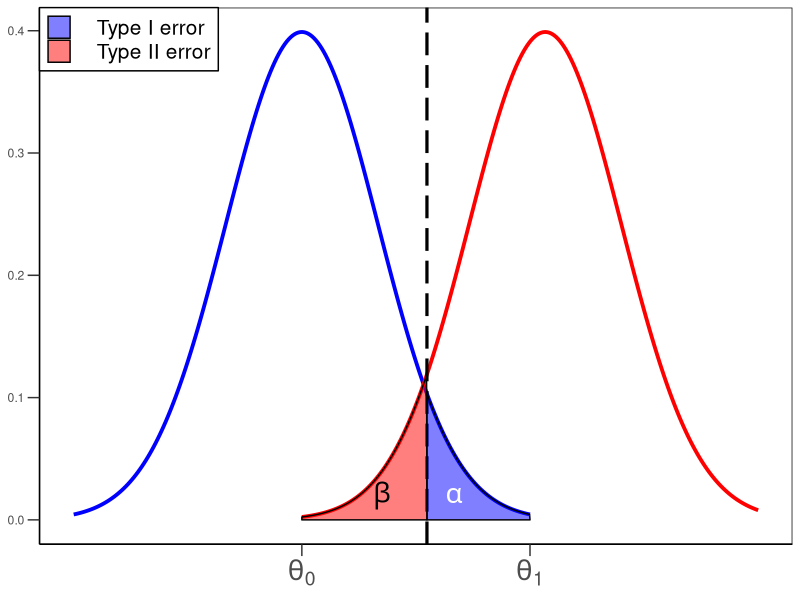

This chart was generated by the following R code:
## Write the R code using ggplot function to recreate the graph from the Lecture 8 notes
library(ggplot2)


x1 = seq(-3, 3, by = 0.01)
y1 = dnorm(x1)
coord.x1 = c(qnorm(0.95), seq(qnorm(0.95), 3, by = 0.01), 3)
coord.y1 = c(0, dnorm(seq(qnorm(0.95), 3, by = 0.01)), 0)

x2 = seq(0, 6, by = 0.01)
y2 = dnorm(x2, mean = 3.2)
coord.x2 = c(0, seq(0, qnorm(0.95), by = 0.01), qnorm(0.95))
coord.y2 = c(0, dnorm(seq(0, qnorm(0.95), by = 0.01), mean = 3.2), 0)

ggplot() + theme_classic() +
  geom_line(aes(x1, y1), col = "blue", lwd = 1.3) +
  geom_line(aes(x2, y2), col = "red", lwd = 1.3) +
  geom_vline(xintercept = qnorm(0.95), linetype = 5, lwd = 1.1) +
  geom_polygon(aes(coord.x1, coord.y1, fill = "   Type I error"), alpha = 0.5, col = 1) +
  geom_polygon(aes(coord.x2, coord.y2, fill = "   Type II error"), alpha = 0.5, col = 1) +
  scale_fill_manual(values = c("blue", "red")) +
  geom_text(aes(1.05, 0.02), label = expression(beta), size = 7) + 
  geom_text(aes(2, 0.02), label = expression(alpha), size = 7, col = "white") +
  theme(panel.border = element_rect(colour = "black", fill=NA), 
        axis.title.x = element_blank(),
        axis.title.y = element_blank(),
        axis.text.x = element_text(size = 20),
        axis.ticks.length = unit(0.3, "cm"),
        legend.justification = c(0, 1),
        legend.position = c(0, 1),
        legend.direction = "vertical",
        legend.title = element_blank(),
        legend.background = element_rect(color = "black"),
        legend.text = element_text(size = 15)) +
  scale_x_continuous(breaks = c(0, 3), labels = c(expression(theta[0]), 
                                                  expression(theta[1])))

## Implement a function that will check if a given positive integer is a prime number.

is.wholenumber <- function(x) {
  if(abs(x - round(x)) < 0.0000001) {
    return(TRUE)
  }
  else {
    return(FALSE)
  }
} 

is.prime = function(x) {
  if (x <= 0 | is.wholenumber(x) == FALSE | abs(x - 1) < 0.000000001) {
    return("Please enter a positive integer (not 1) as parameter.")
  }
  else {
    if(x > 1) {
      y = 1
      for(i in 2:(x-1)) {
        if ((x %% i) == 0) {
          y = 0
          break
        }
      }
    } 
    if(x == 2)    y = 1
    if(y == 1) {
      print(paste(x,"is a prime number."))
    } else {
      print(paste(x,"is not a prime number."))
    }
  }
}
